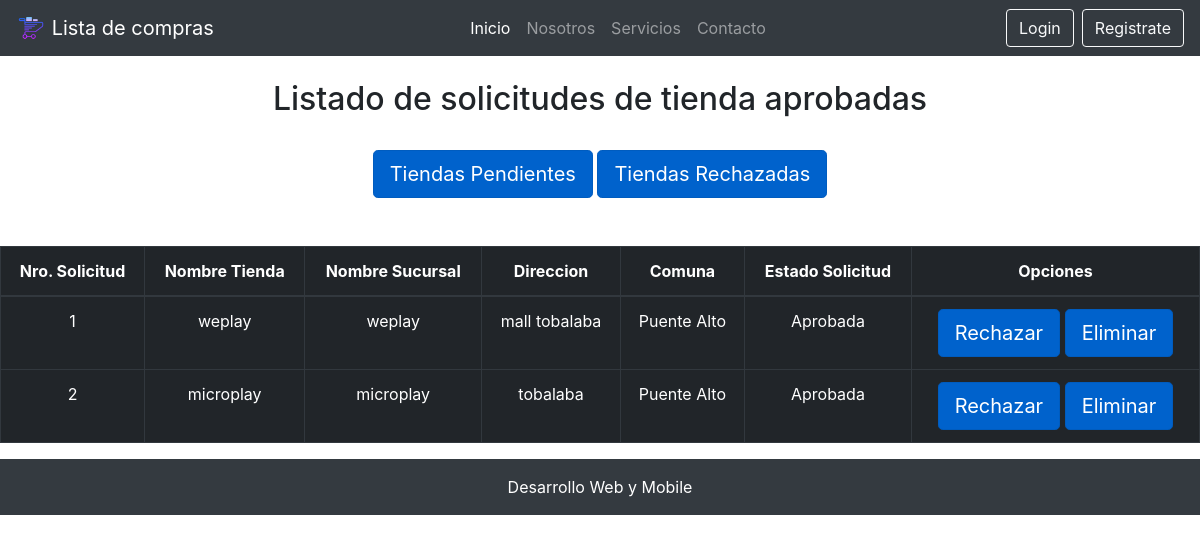
Page /tiendas_aprobadas/ on the earlier database version.
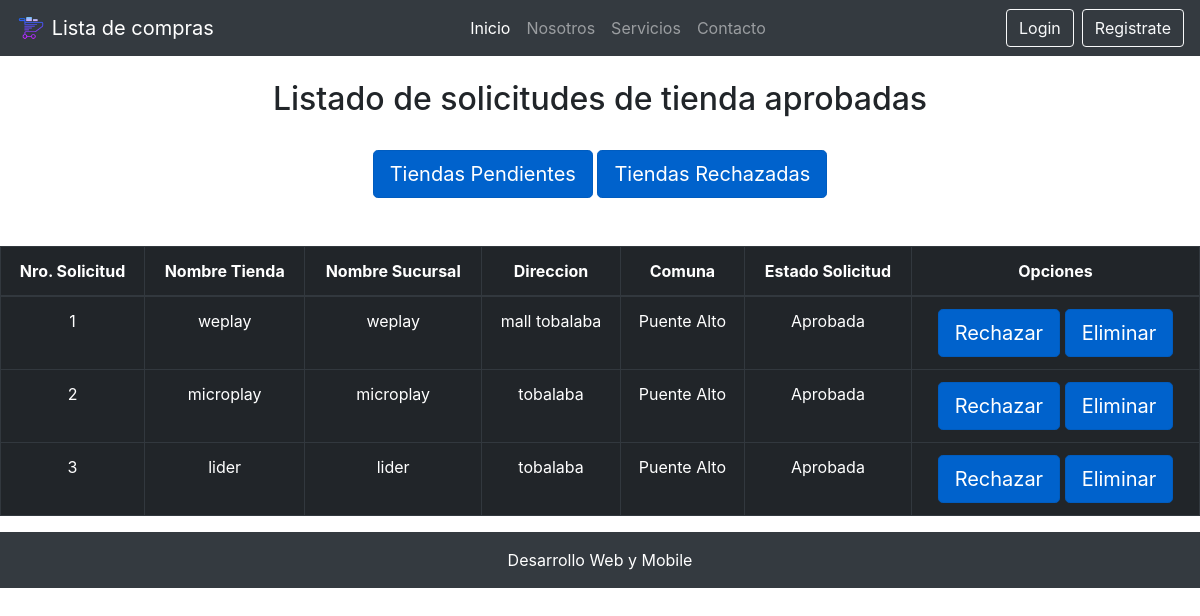
Same page on the later database version.
### core/models.py (models this page shows, shortened)
class Tienda(models.Model):
    nombre = models.CharField(max_length=50)
    nombre_sucursal = models.CharField(max_length=50, verbose_name="Nombre Sucursal")
    direccion = models.CharField(max_length=50)
    comuna = models.ForeignKey(Comuna, on_delete=models.CASCADE)
    estado_tienda = models.ForeignKey(EstadoTienda, on_delete=models.CASCADE, verbose_name="Estado Tienda")

class Comuna(models.Model):
    nombre = models.CharField(max_length=60)
    region = models.ForeignKey(Region, on_delete=models.CASCADE)

class EstadoTienda(models.Model):
    nombre = models.CharField(max_length=30, verbose_name="Estado Tienda")

### core/views.py (the view)
# urls.py: path('tiendas_aprobadas/', tiendasaprobadas, name="tiendas_aprobadas"),
def tiendasaprobadas(request):
    aprobadas = Tienda.objects.filter(estado_tienda=2)
    return render(request, 'core/tiendas_aprobadas.html', {
        'aprobadas': aprobadas
    })

### core/templates/core/tiendas_aprobadas.html (shortened to what this page needs)
{% extends "core/base.html" %}
{% block contenido %}
<br>
<h2 class="text-center">Listado de solicitudes de tienda aprobadas</h2>
<br>
<div class="row">
    <div class="col-12 text-center">
        <a href="{% url 'listar_solicitud' %}" class="btn btn-primary btn-lg active" role="button" aria-pressed="true">Tiendas Pendientes</a>
        <a href="{% url 'tiendas_rechazadas' %}" class="btn btn-primary btn-lg active" role="button" aria-pressed="true">Tiendas Rechazadas</a>
    </div>
</div>
<br>
<br>
<div class="table-responsive">
    <table class="table table-dark table-bordered table-hover table-condensed">
        <thead>
            <tr>
                <th class="text-center">Nro. Solicitud</th>
                <th class="text-center">Nombre Tienda</th>
                <th class="text-center">Nombre Sucursal</th>
                <th class="text-center">Direccion</th>
                <th class="text-center">Comuna</th>
                <th class="text-center">Estado Solicitud</th>
                <th class="text-center">Opciones</th>
            </tr>
        </thead>
        <tbody>
            {% for a in aprobadas %}
            <tr>
                <td class="text-center">{{ a.id }}</td>
                <td class="text-center">{{ a.nombre }}</td>
                <td class="text-center">{{ a.nombre_sucursal }}</td>
                <td class="text-center">{{ a.direccion }}</td>
                <td class="text-center">{{ a.comuna.nombre }}</td>
                <td class="text-center">{{ a.estado_tienda.nombre }}</td>
                <td class="text-center">
                    <a class="btn btn-primary btn-lg active" href="{% url 'rechazar_solicitud' a.id %}">Rechazar</a>
                    <a class="btn btn-primary btn-lg active" href="{% url 'eliminar_solicitud' a.id %}">Eliminar</a>
                </td>
            </tr>
            {% endfor %}
        </tbody>
    </table>
</div>
{% endblock contenido %}

Differences in the rows shown:
now on this page (row edited): Tienda: id "3", nombre "lider", nombre_sucursal "lider", direccion "tobalaba", comuna.nombre "Puente Alto", estado_tienda.nombre "Aprobada"
